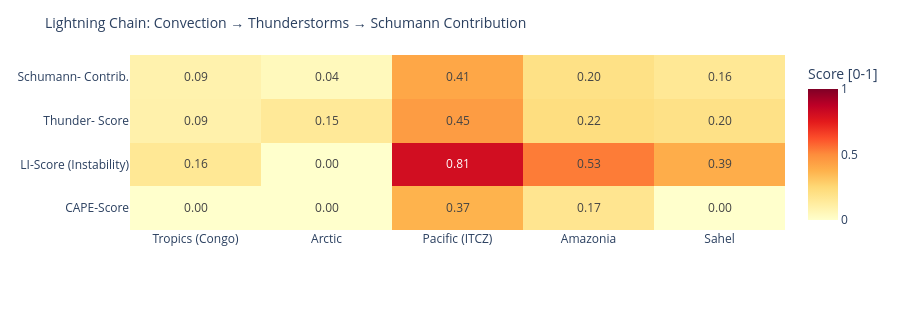

Notebook source saved alongside this figure:
### Code cell
# ============================================================
# LIGHTNING CHAIN: Convection → Thunderstorms → Schumann
# Shows the causal chain per measurement point as heatmap
# ============================================================

def cape_score(v):
    """CAPE → normalized score [0,1]"""
    if v is None or pd.isna(v): return 0.0
    return min(1.0, float(v) / 3000)

def li_score(v):
    """Lifted Index: negative = unstable → score [0,1]"""
    if v is None or pd.isna(v): return 0.3
    return min(1.0, max(0.0, (-float(v) + 6) / 12))

def cloud_score(v):
    if v is None or pd.isna(v): return 0.3
    return float(v) / 100

def thunder_score(row):
    """Kombinierter Gewitterwahrscheinlichkeits-Score
    CAPE + LI + Bedeckung + WMO-Gewitter + konvektiver Niederschlag (showers)
    Hinweis: X-Ray und Kp sind kein Bestandteil – nur geomagn./solarer Kontext.
    """
    cs = cape_score(row.get('cape'))
    ls = li_score(row.get('li'))
    cl = cloud_score(row.get('cloud'))
    t  = 1.0 if row.get('thunderstorm') else 0.0
    # Convective precipitation (showers) as additional indicator
    sh = min(1.0, (row.get('showers') or 0) / 5.0)
    return round(cs * 0.30 + ls * 0.25 + cl * 0.15 + t * 0.20 + sh * 0.10, 3)

def schumann_contribution(t_score, lat):
    """Schumann contribution: higher in tropics (±30°), scaled by thunderstorm score"""
    lat_weight = max(0.3, 1.0 - abs(lat) / 60)
    return round(t_score * lat_weight, 3)

df_atm['cape_score']   = df_atm.apply(lambda r: cape_score(r['cape']), axis=1)
df_atm['li_score']     = df_atm.apply(lambda r: li_score(r['li']),    axis=1)
df_atm['thunder_score']= df_atm.apply(lambda r: thunder_score(r.to_dict()), axis=1)
df_atm['schumann_contribution'] = df_atm.apply(
    lambda r: schumann_contribution(r['thunder_score'], r['lat']), axis=1)

metrics = ['cape_score', 'li_score', 'thunder_score', 'schumann_contribution']
labels  = ['CAPE-Score', 'LI-Score\n(Instability)', 'Thunder-\nScore', 'Schumann-\nContrib.']
z_data  = [df_atm[m].tolist() for m in metrics]

fig = go.Figure(go.Heatmap(
    z=z_data,
    x=df_atm['point'].tolist(),
    y=labels,
    colorscale='YlOrRd',
    zmin=0, zmax=1,
    text=[[f'{v:.2f}' for v in row] for row in z_data],
    texttemplate='%{text}', textfont=dict(size=12),
    colorbar=dict(title='Score [0-1]')
))
fig.update_layout(
    title=dict(text='Lightning Chain: Convection → Thunderstorms → Schumann Contribution', font=dict(size=14)),
    height=310,
    plot_bgcolor='rgba(0,0,0,0)', paper_bgcolor='rgba(0,0,0,0)',
    margin=dict(l=130, r=80, t=55, b=80)
)
fig.show()

### Figure 1 — Plotly figure (JSON) as saved in the notebook; plotly's stock layout.template omitted (floating-point values rounded to 4 significant figures)
{"data": [{"colorbar": {"title": {"text": "Score [0-1]"}}, "colorscale": [[0.0, "rgb(255,255,204)"], [0.125, "rgb(255,237,160)"], [0.25, "rgb(254,217,118)"], [0.375, "rgb(254,178,76)"], [0.5, "rgb(253,141,60)"], [0.625, "rgb(252,78,42)"], [0.75, "rgb(227,26,28)"], [0.875, "rgb(189,0,38)"], [1.0, "rgb(128,0,38)"]], "text": [["0.00", "0.00", "0.37", "0.17", "0.00"], ["0.16", "0.00", "0.81", "0.53", "0.39"], ["0.09", "0.15", "0.45", "0.22", "0.20"], ["0.09", "0.04", "0.41", "0.20", "0.16"]], "textfont": {"size": 12}, "texttemplate": "%{text}", "type": "heatmap", "x": ["Tropics (Congo)", "Arctic", "Pacific (ITCZ)", "Amazonia", "Sahel"], "y": ["CAPE-Score", "LI-Score\n(Instability)", "Thunder-\nScore", "Schumann-\nContrib."], "z": [[0.0, 0.0, 0.3733, 0.1733, 0.0], [0.1583, 0.0, 0.8083, 0.5333, 0.3917], [0.094, 0.15, 0.449, 0.22, 0.2], [0.088, 0.045, 0.412, 0.202, 0.157]], "zmax": 1, "zmin": 0}], "layout": {"height": 310, "margin": {"b": 80, "l": 130, "r": 80, "t": 55}, "paper_bgcolor": "rgba(0,0,0,0)", "plot_bgcolor": "rgba(0,0,0,0)", "title": {"font": {"size": 14}, "text": "Lightning Chain: Convection → Thunderstorms → Schumann Contribution"}}}
